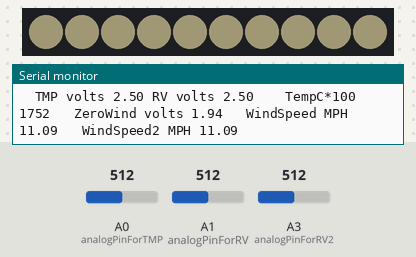
Bench run of a sketch on a simulated Arduino Uno, built with avr-gcc and run on an emulated ATmega328P. Shown: 10 RGB LEDs in strip order, left to right, the last lines printed to the serial monitor. Inputs (shaded band) come from the test bench; at power-on: A1 (analogPinForRV) = 512, A0 (analogPinForTMP) = 512, A3 (analogPinForRV2) = 512. Dim RGB values are drawn brighter than linear.

Above: at 1.2 s.
1.3 s: A1 (analogPinForRV) set to 412
2.9 s: A1 (analogPinForRV) set to 383
4.9 s: A0 (analogPinForTMP) set to 492
6.4 s: A0 (analogPinForTMP) set to 473
9.4 s: A1 (analogPinForRV) set to 441
At 10.6 s:
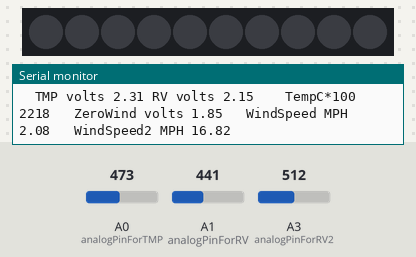
10.9 s: A1 (analogPinForRV) set to 473
At 13.85 s:
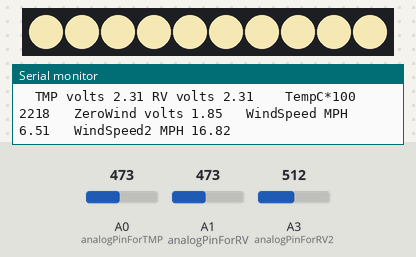
Timing chart, 0 to 14.1 s (numbered marks = the images above; inputs shaded):
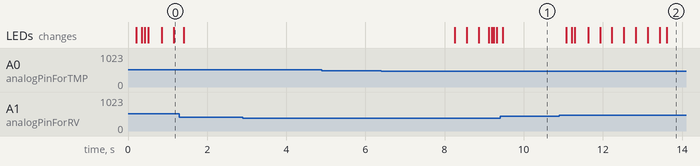

Measured:
- the behaviour switches between 457 and 458 on A1 (analogPinForRV) (found by bisection; images 1 and 2)
- after the input at 10.9 s, the LEDs: first change after 0.17 s (image 2 shows a later state)

The sketch:

switch_code.ino
```cpp
/*
   ~2

   Yifu Liu

   Neopixels, 2 windsensors,

*/
//==========================================================================
#include <FastLED.h>
//==========================================================================
// Defines are bad (i.e. annoying)
#define analogPinForRV  1   // change to pins you the analog pins are using
#define analogPinForRV2 3   // change to pins you the analog pins are using
#define analogPinForTMP 0
//==========================================================================
// LED Variables
const uint8_t DATA_PIN = 6;
const uint8_t NUM_LEDS = 10;
CRGB leds[NUM_LEDS];
uint8_t hue = 255;
uint8_t sat = 255;
uint8_t bri = 0;
const uint8_t fadeSteps = 255;
const uint8_t fadeStepSize = 255 / fadeSteps;
const uint8_t fadeIntervalTime = 10;
//==========================================================================
// Wind Sensor Variables
const float zeroWindAdjustment =  .2; // negative numbers yield smaller wind speeds and vice versa.
int TMP_Therm_ADunits;    //temp termistor value from wind sensor
float RV_Wind_ADunits;    //RV output from wind sensor
float RV_Wind_ADunits2;   //RV output from wind sensor
float RV_Wind_Volts;
float RV_Wind_Volts2;
const unsigned long windReadInterval = 200;
long bothBlowingTimer = 0;
unsigned long previousBlowingTime = 0;
bool wereBothBlowing = false;
uint8_t blowingThreshold = 4;
//==========================================================================
// Time/Threading Variables
unsigned long lastMillis;
int TempCtimes100;
float zeroWind_ADunits;
float zeroWind_volts;
float WindSpeed_MPH, WindSpeed_MPH2;
bool lightsAreOn = false;
unsigned long startMillis = 0L;  //some global variables available anywhere in the program
unsigned long currentMillis = 0L;
const unsigned long period = 1000;  //the value is a number of milliseconds
//==========================================================================
void setup()
{
  Serial.begin(57600);   // faster printing to get a bit better throughput on extended info
  Serial.println("start");
  FastLED.addLeds<NEOPIXEL, DATA_PIN>(leds, NUM_LEDS);
  fill_solid(leds, NUM_LEDS, CRGB(0, 0, 0));
  FastLED.show();
}

void loop()
{
  unsigned long currentTime = millis();
  //------------------------------------------------------------------------
  calculateWindSpeeds(currentTime);
  //------------------------------------------------------------------------
  bool bothBlowing = ( WindSpeed_MPH > blowingThreshold) && (WindSpeed_MPH2 > blowingThreshold);
  //------------------------------------------------------------------------
  if (bothBlowing)
  {
    turnUpLights(currentTime);
    if (wereBothBlowing)
    {
      bothBlowingTimer += currentTime - previousBlowingTime; // increment both-blowing-timer
      previousBlowingTime = currentTime;
    }
    else
    {
      wereBothBlowing = true;
      bothBlowingTimer = 0;
      previousBlowingTime = currentTime;
    }
  }

  if (!bothBlowing)
  {
    wereBothBlowing = false;
    if (bothBlowingTimer <= 0)
    {
      turnDownLights(currentTime);
    }
    else // de-increment blowing timer
    {
      bothBlowingTimer -= currentTime - previousBlowingTime; // increment both-blowing-timer
      previousBlowingTime = currentTime;
    }
  }
  //------------------------------------------------------------------------

}
```

LEDfunctions.ino
```cpp
void fadeDown()
{
  uint8_t fadeBrightness = bri;
  if (fadeBrightness >= fadeStepSize)
  {
    fadeBrightness -= fadeStepSize;
  }
  else
  {
    fadeBrightness = 0;
    lightsAreOn = false;
  }

  fill_solid(leds, NUM_LEDS, CHSV(50, 50, fadeBrightness));
  FastLED.show();
  bri = fadeBrightness;
}

//==========================================================================

void turnDownLights(unsigned long currentTime)
{
  static unsigned long previousTime = 0;
  if (currentTime - previousTime  >= fadeIntervalTime)
  {
    fadeDown();
    previousTime = currentTime;
  }
}

//==========================================================================

void turnUpLights(unsigned long currentTime)
{
  static unsigned long previousTime = 0;
  if (currentTime - previousTime  >= fadeIntervalTime)
  {
    fadeUp();
    previousTime = currentTime;
  }
}
//==========================================================================

void fadeUp()
{
  uint16_t fadeBrightness = bri;
  fadeBrightness += fadeStepSize;
  if (fadeBrightness >= 255)
  {
    fadeBrightness = 255;
  }
  fill_solid(leds, NUM_LEDS, CHSV(50, 50, fadeBrightness));
  FastLED.show();
  bri = fadeBrightness;
}
```

WindFuncs.ino
```cpp
//==========================================================================
void printWindDetails()
{
  Serial.print("  TMP volts ");
  Serial.print(TMP_Therm_ADunits * 0.0048828125);
  Serial.print(" RV volts ");
  Serial.print((float)RV_Wind_Volts);
  Serial.print("\t  TempC*100 ");
  Serial.print(TempCtimes100 );
  Serial.print("   ZeroWind volts ");
  Serial.print(zeroWind_volts);
  Serial.print("   WindSpeed MPH ");
  Serial.print((float)WindSpeed_MPH);
  Serial.print("   WindSpeed2 MPH ");
  Serial.println((float)WindSpeed_MPH2);
}

//==========================================================================

void calculateWindSpeeds(unsigned long currentTime)
{
  if (currentTime - lastMillis > windReadInterval)
  {
    TMP_Therm_ADunits = analogRead(analogPinForTMP);
    RV_Wind_ADunits = analogRead(analogPinForRV);
    RV_Wind_ADunits2 = analogRead(analogPinForRV2);
    RV_Wind_Volts = (RV_Wind_ADunits *  0.0048828125);
    RV_Wind_Volts2 = (RV_Wind_ADunits2 *  0.0048828125);

    TempCtimes100 = (0.005 * ((float)TMP_Therm_ADunits * (float)TMP_Therm_ADunits)) - (16.862 * (float)TMP_Therm_ADunits) + 9075.4;
    zeroWind_ADunits = -0.0006 * ((float)TMP_Therm_ADunits * (float)TMP_Therm_ADunits) + 1.0727 * (float)TMP_Therm_ADunits + 47.172; //  13.0C  553  482.39
    zeroWind_volts = (zeroWind_ADunits * 0.0048828125) - zeroWindAdjustment;
    WindSpeed_MPH =  pow(((RV_Wind_Volts - zeroWind_volts) / .2300) , 2.7265);
    WindSpeed_MPH2 =  pow(((RV_Wind_Volts2 - zeroWind_volts) / .2300) , 2.7265);

    printWindDetails();
    lastMillis = currentTime;
  }
}
```
